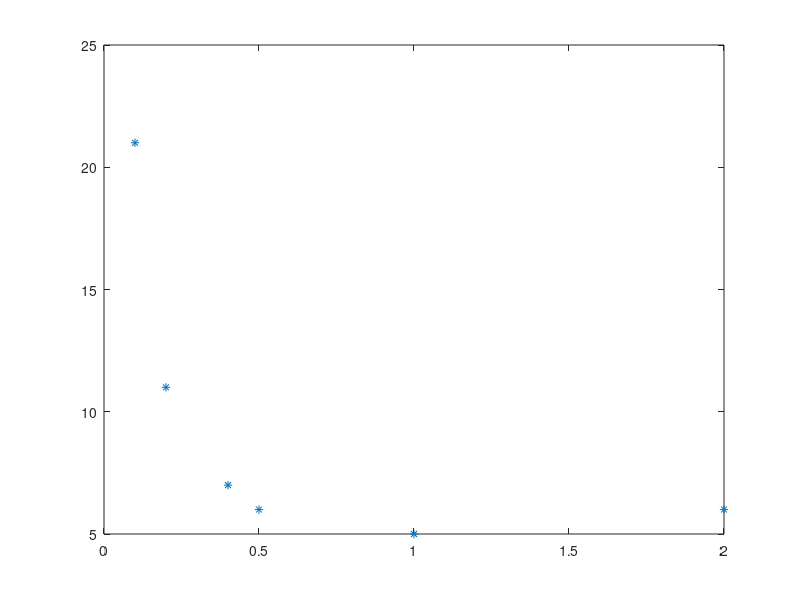

Reproduce this figure in MATLAB. (Note: this script raises an error after producing the figure.)
clc
clear all

x=[0.1 0.2 0.4 0.5 1 2];
y=[21 11 7 6 5 6];
n=length(x);

plot(x,y,'*');
hold on

A=[sum(x,2) sum((x.^(-1/2)),2);sum((x.^(-1/2)),2) sum((x.^(-2)),2)];
B=[sum(y.*(x.^(1/2)),2);sum(y./x,2)];

X=inv(A)*B;

syms z
f=@(z) X(1)*(z^(1/2))+X(2)*(1/z);
%g=@(e) exp(f);
fplot(f);